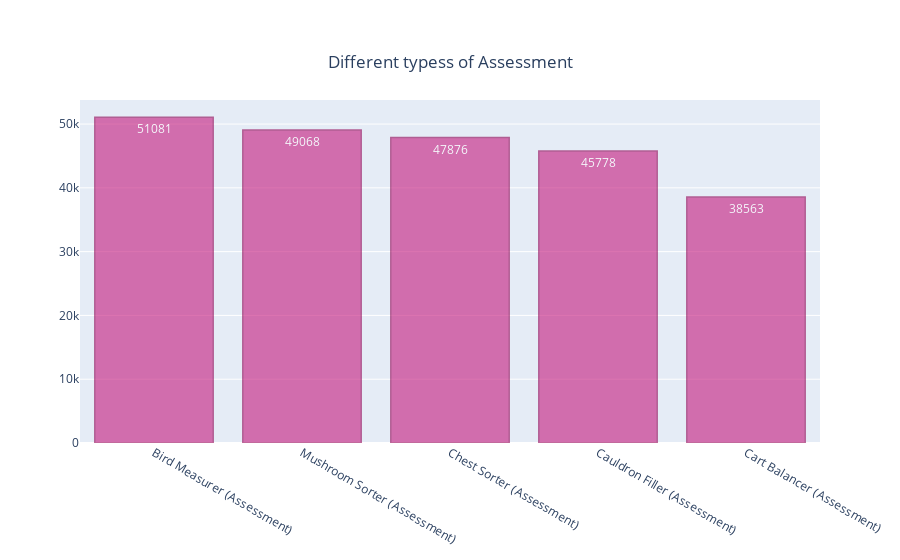

Notebook code cell kept with this figure:
### Code cell
temp_df =  df_train_final['title'].value_counts()
data = go.Bar(x = temp_df.index,y = temp_df.values,text = temp_df.values,  textposition='auto')
fig = go.Figure(data = data)
fig.update_traces(marker_color='#C5197D', marker_line_color='#8E0052',marker_line_width=1.5, opacity=0.6)
fig.update_layout(barmode='stack', title={'text': "Different typess of Assessment",'y':0.9,'x':0.5,'xanchor': 'center','yanchor': 'top'})
fig.show()

### Figure 1 — Plotly figure (JSON) as saved in the notebook; plotly's stock layout.template omitted (floating-point values rounded to 4 significant figures)
{"data": [{"marker": {"color": "#C5197D", "line": {"color": "#8E0052", "width": 1.5}}, "opacity": 0.6, "text": [51081, 49068, 47876, 45778, 38563], "textposition": "auto", "type": "bar", "x": ["Bird Measurer (Assessment)", "Mushroom Sorter (Assessment)", "Chest Sorter (Assessment)", "Cauldron Filler (Assessment)", "Cart Balancer (Assessment)"], "y": [51081, 49068, 47876, 45778, 38563]}], "layout": {"barmode": "stack", "title": {"text": "Different typess of Assessment", "x": 0.5, "xanchor": "center", "y": 0.9, "yanchor": "top"}}}
